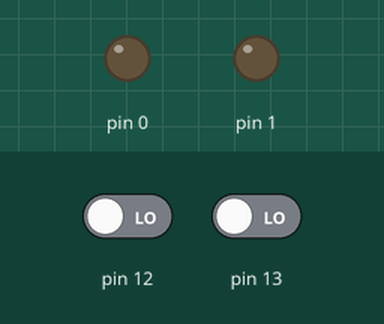
This sketch was run on a simulated Arduino Uno, built with avr-gcc and run on an emulated ATmega328P. Shown: output pins drawn as LEDs (lit = HIGH). Inputs (shaded band) come from the test bench; at power-on: pin 12 LOW, pin 13 LOW.

Above: at 1.8 s.
1.9 s: pin 12 driven HIGH
At 2.3 s:
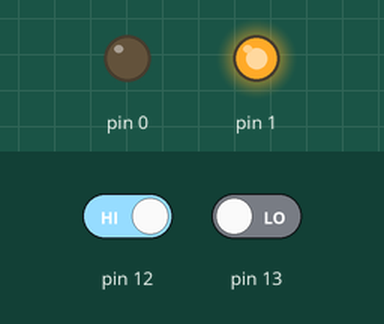
3.5 s: pin 13 driven HIGH
At 4.6 s:
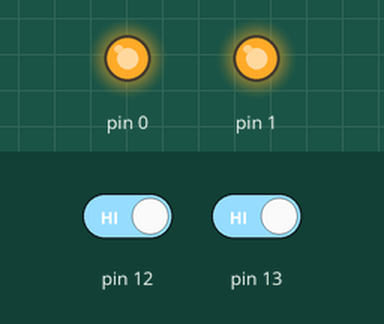
5.0 s: pin 12 driven LOW
At 5.8 s:
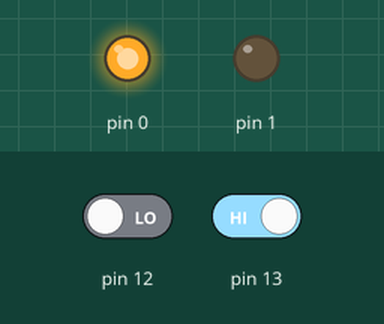
6.5 s: pin 13 driven LOW
At 6.9 s:
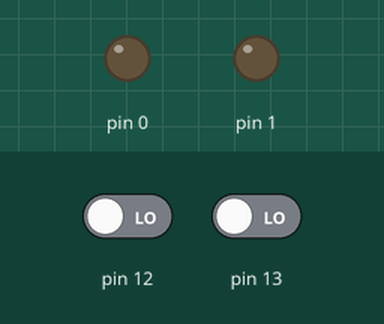
Timing chart, 0 to 9.0 s (numbered marks = the images above; inputs shaded):
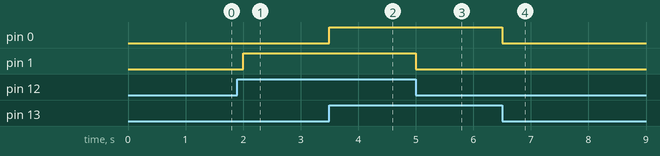

Measured:
- after the input at 1.9 s, pin 1: LOW → HIGH after 0.10 s
- after the input at 3.5 s, pin 0: LOW → HIGH at once
- after the input at 5.0 s, pin 1: HIGH → LOW at once
- after the input at 6.5 s, pin 0: HIGH → LOW at once

The sketch:

PIR_IR_sensor.ino
```cpp
void setup() {
  pinMode (12, INPUT);
  pinMode (13, INPUT);
  pinMode (0, OUTPUT);
  pinMode (1, OUTPUT);
}

void loop() {
  if (digitalRead (12) == HIGH)
  {
  digitalWrite (1, HIGH);
  }
  else
  {
  digitalWrite (1, LOW);
  }

    if (digitalRead (13) == HIGH)
  {
  digitalWrite (0, HIGH);
  }
  else
  {
  digitalWrite (0, LOW);
  }
  delay(500);
}
```
